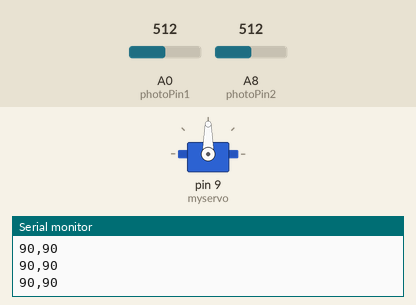
Simulated run of this sketch. Board: Arduino Mega 2560, built with avr-gcc and run on an emulated ATmega2560. Shown: servo, the last lines printed to the serial monitor. The test bench sets the inputs (shaded band); at power-on: A0 (photoPin1) = 512, A8 (photoPin2) = 512.

Above: at 1.2 s.
1.3 s: A0 (photoPin1) set to 62
At 2.5 s:
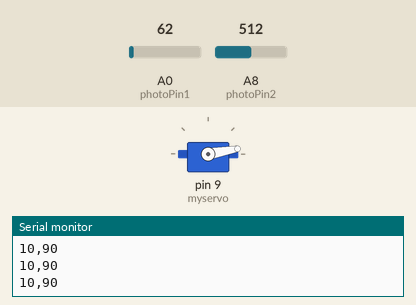
2.8 s: A0 (photoPin1) set to 54
At 3.26 s:
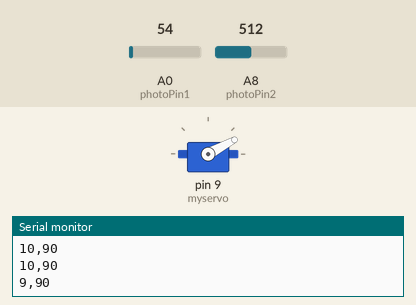
5.8 s: A0 (photoPin1) set to 1023
At 8.6 s:
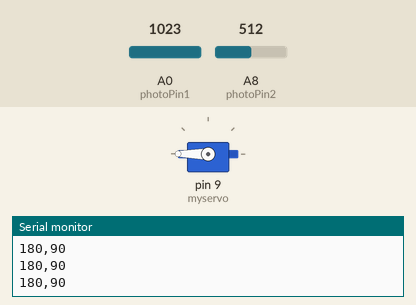
8.8 s: A8 (photoPin2) set to 62
10.3 s: A8 (photoPin2) set to 53
At 10.78 s:
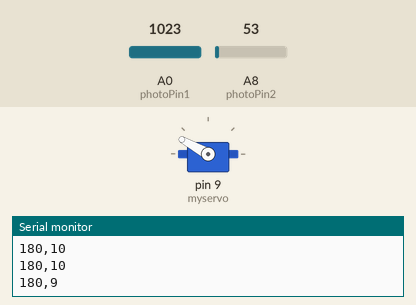
13.3 s: A8 (photoPin2) set to 122
Timing chart, 0 to 17.3 s (numbered marks = the images above; inputs shaded):
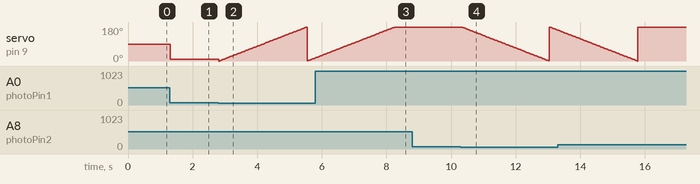

Measured:
- the behaviour switches between 57 and 56 on A0 (photoPin1) (found by bisection; images 1 and 2)
- the behaviour switches between 57 and 56 on A8 (photoPin2) (found by bisection; images 3 and 4)
- after the input at 1.3 s, servo on pin 9 (myservo): 90° → 10° at once

The sketch:

LS_servo_LED.ino
```cpp
#include <Servo.h>
int photoPin1 = A0;
int photoPin2 = A8;


Servo myservo;  // create servo object to control a servo
// twelve servo objects can be created on most boards

int pos = 0;    // variable to store the servo position

void setup() {
  myservo.attach(9);  // attaches the servo on pin 9 to the servo object
 Serial.begin(9600);
}

void loop() {
 int lightValue1 = analogRead(A0);
 int lightRaw1 = analogRead(photoPin1);
 int lightValue2 = analogRead(A8);
 int lightRaw2 = analogRead(photoPin2);


 lightValue1 = map(lightValue1,0,1023,0,180);
 lightValue2 = map(lightValue2,0,1023,0,180);

 Serial.print(lightValue1); Serial.print(',');Serial.println(lightValue2);
 myservo.write(lightValue1);

if(lightValue1<10){
 for (pos = 0; pos <= 180; pos += 1) { // goes from 0 degrees to 180 degrees
    // in steps of 1 degree
    myservo.write(pos);              // tell servo to go to position in variable 'pos'
    delay(15);                       // waits 15ms for the servo to reach the position
  }
  }
 if(lightValue2<10){
  for (pos = 180; pos >= 0; pos -= 1) { // goes from 180 degrees to 0 degrees
    myservo.write(pos);              // tell servo to go to position in variable 'pos'
    delay(15);                       // waits 15ms for the servo to reach the position
  }
  }
}
```
